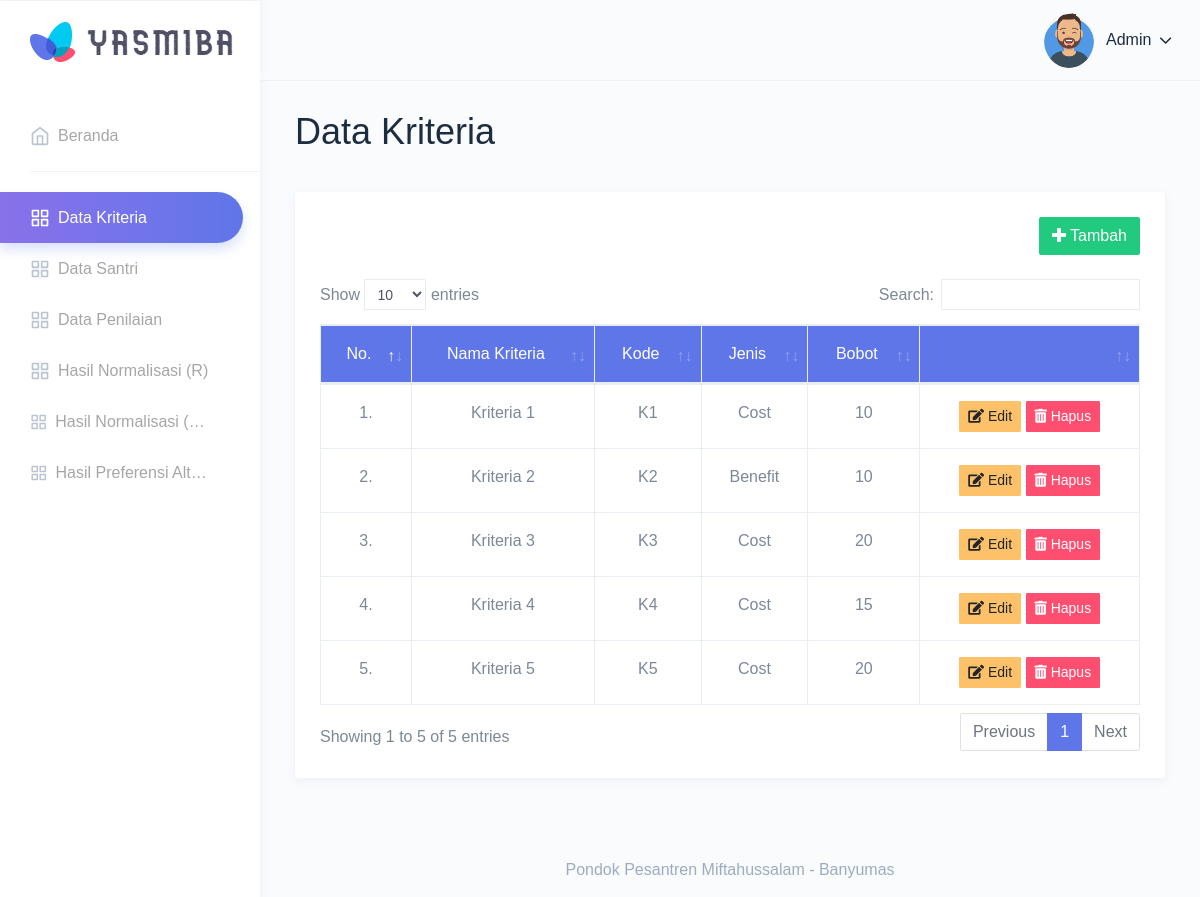
The app's page /kriteria/data.php (signed in) with its own data.
### tables this page shows
CREATE TABLE `kriteria` (
  `id_kriteria` int(5) NOT NULL,
  `nama_kriteria` varchar(100) NOT NULL,
  `kode_kriteria` varchar(5) NOT NULL,
  `jenis_kriteria` varchar(10) NOT NULL,
  `bobot_kriteria` float NOT NULL
);

### kriteria/data.php (the view)
<?php include("pages/header.php"); ?>
<div class="page-wrapper">
    <div class="page-breadcrumb">
        <div class="row">
            <div class="col-7 align-self-center">
                <h1 class="page-title text-truncate text-dark font-weight-medium mb-1">Data Kriteria</h1>
            </div>
        </div>
    </div>
    <div class="container-fluid">
        <div class="row">
            <div class="col-md-12">
                <div class="card">
                    <div class="card-body">
                        <div class="text-right">
                            <a href="tambah.php" class="btn btn-success" type="button">
                                <i class="fas fa-plus"></i> Tambah</a>
                        </div><br>
                        <div class="table-responsive">
                            <table id="zero_config" class="table text-center table-bordered no-wrap">
                                <thead class="bg-primary text-white">
                                    <tr>
                                        <th width="2px">No.</th>
                                        <th width="2px">Nama Kriteria</th>
                                        <th width="2px">Kode</th>
                                        <th width="2px">Jenis</th>
                                        <th width="2px">Bobot</th>
                                        <th width="2px"> </th>
                                    </tr>
                                </thead>
                                <tbody>
                                <?php
                                    $no     = 1;
                                    $query  = "SELECT * FROM kriteria ORDER BY id_kriteria ASC";
                                    $tampil = mysqli_query($koneksi, $query);
                                    while ($data = mysqli_fetch_assoc($tampil)):
                                ?>
                                <tr>
                                    <td><?= $no++; ?>.</td>
                                    <td><?= $data["nama_kriteria"]; ?></td>
                                    <td><?= $data["kode_kriteria"]; ?></td>
                                    <td><?= $data["jenis_kriteria"]; ?></td>
                                    <td><?= $data["bobot_kriteria"]; ?></td>
                                    <td>
                                        <a href="edit.php?id=<?=$data['id_kriteria']?>" type="button" class="btn btn-sm btn-warning">
                                            <i class="fas fa-edit"></i> Edit</a>
                                        <a href="hapus.php?id=<?=$data['id_kriteria']?>" type="button" class="btn btn-sm btn-danger" onclick="return confirm('Apakah anda yakin ingin menghapus data ini?')">
                                            <i class="fas fa-trash-alt"></i> Hapus</a>
                                    </td>
                                </tr>
                                <?php endwhile; ?>
                                </tbody>
                            </table>
                        </div>
                    </div>
                </div>
            </div>
        </div>
    </div>
<?php include("pages/footer.php"); ?>

### kriteria/pages/header.php (shortened to what this page needs)
<!DOCTYPE html>
<html dir="ltr" lang="en">
<head>
    <link href="../assets/extra-libs/c3/c3.min.css" rel="stylesheet">
    <link href="../assets/libs/chartist/dist/chartist.min.css" rel="stylesheet">
    <link href="../assets/extra-libs/jvector/jquery-jvectormap-2.0.2.css" rel="stylesheet" />
    <link href="../assets/extra-libs/datatables.net-bs4/css/dataTables.bootstrap4.css" rel="stylesheet">
    <link href="../assets/dist/css/style.min.css" rel="stylesheet">
</head>
<body>
    <div id="main-wrapper" data-theme="light" data-layout="vertical" data-navbarbg="skin6" data-sidebartype="full" data-sidebar-position="fixed" data-header-position="fixed" data-boxed-layout="full">
        <header class="topbar" data-navbarbg="skin6">
            <nav class="navbar top-navbar navbar-expand-md">
                <div class="navbar-header" data-logobg="skin6">
                    <div class="navbar-brand">
                        <a href="../home.php">
                            <b class="logo-icon">
                                <img src="../assets/images/logo.png" alt="homepage" class="dark-logo" />
                            </b>
                            <b class="logo-text">
                                <img src="../assets/images/yasmiba.png" alt="homepage" class="dark-logo" />
                            </b>
                        </a>
                    </div>
                </div>
                <div class="navbar-collapse collapse" id="navbarSupportedContent">
                    <ul class="navbar-nav float-right">
                        <li class="nav-item dropdown">
                            <a href="#" class="nav-link dropdown-toggle" data-toggle="dropdown" aria-haspopup="true" aria-expanded="false">
                                <img src="../assets/images/admin.png" alt="user" class="rounded-circle" width="50">
                                <span class="text-dark ml-2 d-none d-lg-inline-block"><span>Admin</span>
                                    <i data-feather="chevron-down" class="svg-icon"></i>
                            </a>
                        </li>
                    </ul>
                </div>
            </nav>
        </header>
        <aside class="left-sidebar" data-sidebarbg="skin6">
            <div class="scroll-sidebar" data-sidebarbg="skin6">
                <nav class="sidebar-nav">
                    <ul id="sidebarnav">
                        <li class="sidebar-item">
                            <a href="../home.php" class="sidebar-link sidebar-link" aria-expanded="false">
                                <i data-feather="home" class="feather-icon"></i>
                                <span class="hide-menu">Beranda</span>
                            </a>
                        </li>
                        <li class="list-divider"></li>
                        <li class="sidebar-item">
                            <a href="data.php" class="sidebar-link sidebar-link" aria-expanded="false">
                                <i data-feather="grid" class="feather-icon"></i>
                                <span class="hide-menu">Data Kriteria</span>
                            </a>
                        </li>
                        <li class="sidebar-item">
                            <a href="../santri/data.php" class="sidebar-link sidebar-link" aria-expanded="false">
                                <i data-feather="grid" class="feather-icon"></i>
                                <span class="hide-menu">Data Santri</span>
                            </a>
                        </li>
                        <li class="sidebar-item">
                            <a href="../penilaian/data.php" class="sidebar-link sidebar-link" aria-expanded="false">
                                <i data-feather="grid" class="feather-icon"></i>
                                <span class="hide-menu">Data Penilaian</span>
                            </a>
                        </li>
                        <li class="sidebar-item">
                            <a href="../normalisasi/data.php" class="sidebar-link sidebar-link" aria-expanded="false">
                                <i data-feather="grid" class="feather-icon"></i>
                                <span class="hide-menu">Hasil Normalisasi (R)</span>
                            </a>
                        </li>
                        <li class="sidebar-item">
                            <a href="../normalisasi_terbobot/data.php" class="sidebar-link sidebar-link" aria-expanded="false">
                                <i data-feather="grid" class="feather-icon"></i>
                                <span class="hide-menu">Hasil Normalisasi (R x W)</span>
                            </a>
                        </li>
                        <li class="sidebar-item">
                            <a href="../nilai_preferensi/data.php" class="sidebar-link sidebar-link" aria-expanded="false">
                                <i data-feather="grid" class="feather-icon"></i>
                                <span class="hide-menu">Hasil Preferensi Alternatif</span>
                            </a>
                        </li>
                    </ul>
                </nav>
            </div>
        </aside>

### kriteria/pages/footer.php (shortened to what this page needs)
        <footer class="footer text-center text-muted">Pondok Pesantren Miftahussalam - Banyumas</footer>
        </div>
    </div>
</body>
</html>

### records on screen
kriteria: nama_kriteria "Kriteria 1", kode_kriteria "K1", jenis_kriteria "Cost", bobot_kriteria "10"
kriteria: nama_kriteria "Kriteria 2", kode_kriteria "K2", jenis_kriteria "Benefit", bobot_kriteria "10"
kriteria: nama_kriteria "Kriteria 3", kode_kriteria "K3", jenis_kriteria "Cost", bobot_kriteria "20"
kriteria: nama_kriteria "Kriteria 4", kode_kriteria "K4", jenis_kriteria "Cost", bobot_kriteria "15"
kriteria: nama_kriteria "Kriteria 5", kode_kriteria "K5", jenis_kriteria "Cost", bobot_kriteria "20"
